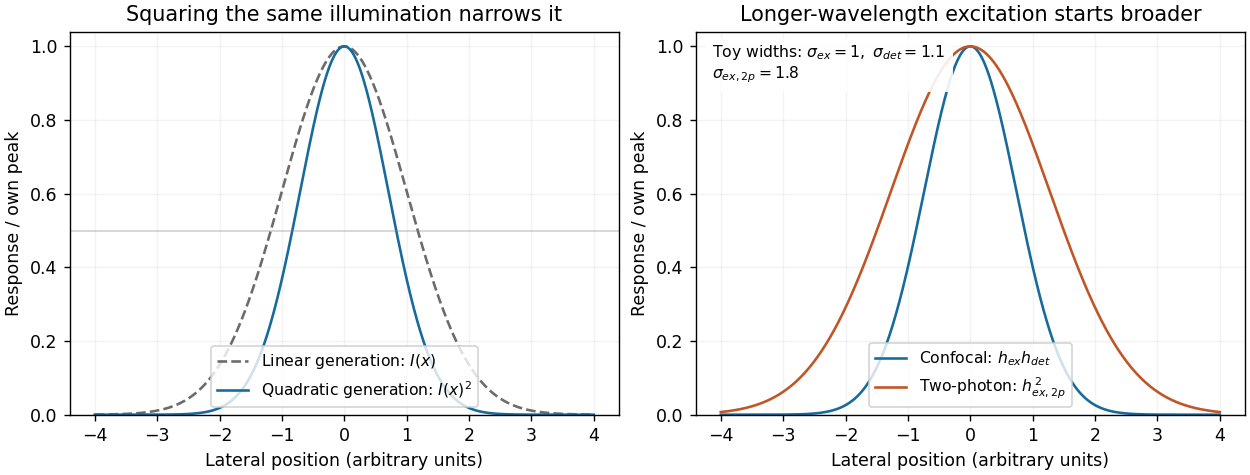

Here is the Python script that generated this plot:
"""Original Gaussian PSF examples, not a fit or copy of an exam image.

Python 3.14, NumPy 2.3.5, matplotlib 3.10.7. Write the output basename
paper-2-optical-response.png in the current working directory.
"""
from pathlib import Path
import numpy as np
import matplotlib
matplotlib.use('Agg')
import matplotlib.pyplot as plt


def gaussian(x, sigma):
    return np.exp(-x*x/(2*sigma*sigma))


def main():
    plt.rcParams.update({'font.size':10,'figure.facecolor':'white'})
    x=np.linspace(-4,4,1601)
    illumination=gaussian(x,1)
    confocal=illumination*gaussian(x,1.1)
    two_photon=gaussian(x,1.8)**2
    fig,axes=plt.subplots(1,2,figsize=(10,3.8),constrained_layout=True)
    axes[0].plot(x,illumination,color='#6b6b6b',ls='--',label=r'Linear generation: $I(x)$')
    axes[0].plot(x,illumination**2,color='#176b9c',label=r'Quadratic generation: $I(x)^2$')
    axes[0].axhline(.5,color='gray',alpha=.35,lw=1)
    axes[0].set(title='Squaring the same illumination narrows it')
    axes[1].plot(x,confocal,color='#176b9c',label=r'Confocal: $h_{ex}h_{det}$')
    axes[1].plot(x,two_photon,color='#c05526',label=r'Two-photon: $h_{ex,2p}^{\,2}$')
    axes[1].set(title='Longer-wavelength excitation starts broader')
    axes[1].text(.03,.97,r'Toy widths: $\sigma_{ex}=1,\ \sigma_{det}=1.1$'+'\n'+r'$\sigma_{ex,2p}=1.8$',transform=axes[1].transAxes,ha='left',va='top',fontsize=9,bbox={'facecolor':'white','alpha':.9,'edgecolor':'none'})
    for ax in axes:
        ax.set(xlabel='Lateral position (arbitrary units)',ylabel='Response / own peak',ylim=(0,1.04))
        ax.legend(loc='lower center',fontsize=9)
        ax.grid(alpha=.15)
    fig.savefig(Path('paper-2-optical-response.png'),dpi=125,facecolor='white')
    plt.close(fig)


if __name__=='__main__':
    main()
